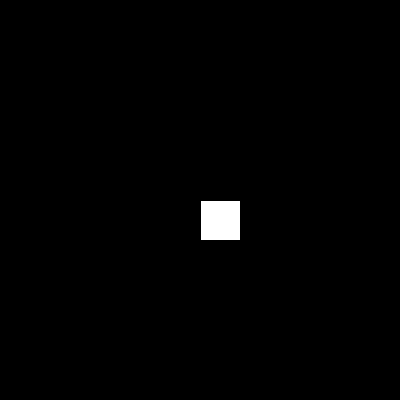
Frame 1 (no input)
Frame 60 (the mouse pressed at the canvas centre just before this capture): identical to frame 1, image omitted
Frame 120 (the mouse held since frame 60 and released just before this capture): identical to frame 1, image omitted

The Processing sketch that drew this single still picture (run headless with seeded random() and noise(); from frame 60 on, the mouse is pressed at the canvas centre):

// Processing sketch: lots_of_squares
// ── lots_of_squares.pde
void setup(){
  size(400,400);
  background(0);
}


void draw(){
  fill(255);
  for (int i=0; i<5; i++) {
    rect(width/2, height/2, 40, 40);
  }
}
